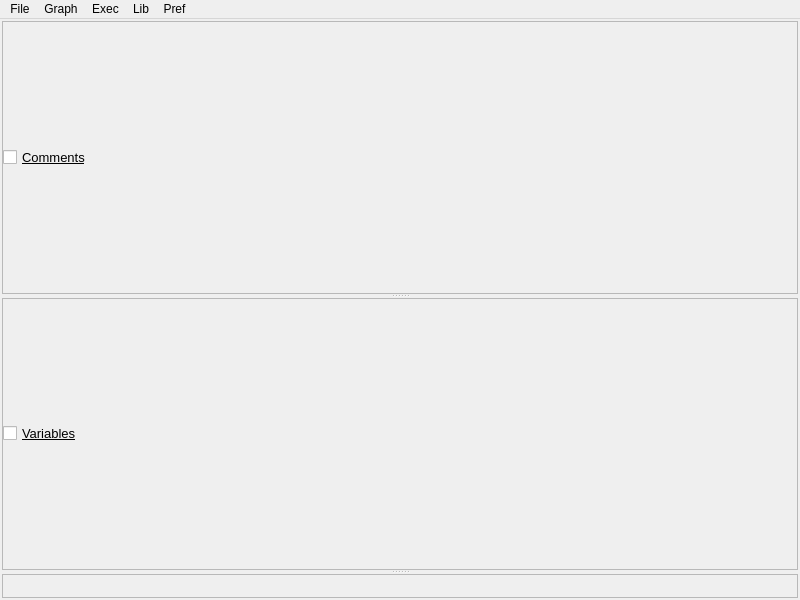
<?xml version="1.0" encoding="UTF-8"?>
<ui version="4.0">
 <class>mwGrapher</class>
 <widget class="QMainWindow" name="mwGrapher">
  <property name="geometry">
   <rect>
    <x>0</x>
    <y>0</y>
    <width>800</width>
    <height>600</height>
   </rect>
  </property>
  <property name="windowTitle">
   <string>Grapher</string>
  </property>
  <widget class="QWidget" name="centralwidget">
   <layout class="QGridLayout" name="glGrapher">
    <property name="margin">
     <number>2</number>
    </property>
    <property name="spacing">
     <number>2</number>
    </property>
    <item row="0" column="0">
     <widget class="QSplitter" name="splitter">
      <property name="frameShape">
       <enum>QFrame::NoFrame</enum>
      </property>
      <property name="midLineWidth">
       <number>0</number>
      </property>
      <property name="orientation">
       <enum>Qt::Vertical</enum>
      </property>
      <widget class="QFrame" name="vfComment">
       <property name="frameShape">
        <enum>QFrame::StyledPanel</enum>
       </property>
       <layout class="QVBoxLayout" name="vlComment">
        <property name="spacing">
         <number>0</number>
        </property>
        <property name="margin">
         <number>0</number>
        </property>
        <item>
         <widget class="QCheckBox" name="cbComment">
          <property name="font">
           <font>
            <pointsize>10</pointsize>
            <underline>true</underline>
           </font>
          </property>
          <property name="text">
           <string>Comments</string>
          </property>
         </widget>
        </item>
       </layout>
      </widget>
      <widget class="QFrame" name="vfVariables">
       <property name="frameShape">
        <enum>QFrame::StyledPanel</enum>
       </property>
       <layout class="QVBoxLayout" name="vlVariables">
        <property name="spacing">
         <number>0</number>
        </property>
        <property name="margin">
         <number>0</number>
        </property>
        <item>
         <widget class="QCheckBox" name="cbVariables">
          <property name="font">
           <font>
            <pointsize>10</pointsize>
            <underline>true</underline>
           </font>
          </property>
          <property name="text">
           <string>Variables</string>
          </property>
         </widget>
        </item>
       </layout>
      </widget>
      <widget class="QFrame" name="vfGraph">
       <property name="frameShape">
        <enum>QFrame::StyledPanel</enum>
       </property>
       <layout class="QVBoxLayout" name="vlGraph">
        <property name="spacing">
         <number>0</number>
        </property>
        <property name="margin">
         <number>0</number>
        </property>
       </layout>
      </widget>
     </widget>
    </item>
   </layout>
  </widget>
  <widget class="QMenuBar" name="menubar">
   <property name="geometry">
    <rect>
     <x>0</x>
     <y>0</y>
     <width>800</width>
     <height>21</height>
    </rect>
   </property>
   <widget class="QMenu" name="mFile">
    <property name="title">
     <string>File</string>
    </property>
    <addaction name="miLoad"/>
    <addaction name="separator"/>
    <addaction name="miSave"/>
    <addaction name="miSaveAs"/>
   </widget>
   <widget class="QMenu" name="mGraph">
    <property name="title">
     <string>Graph</string>
    </property>
    <addaction name="miNewNode"/>
    <addaction name="miRenameNode"/>
    <addaction name="miDeleteNode"/>
    <addaction name="separator"/>
    <addaction name="miCopyNodes"/>
    <addaction name="miCopyBranch"/>
    <addaction name="miCutNodes"/>
    <addaction name="miCutBranch"/>
    <addaction name="miPasteNodes"/>
    <addaction name="separator"/>
    <addaction name="miMoveUp"/>
    <addaction name="miMoveDown"/>
   </widget>
   <widget class="QMenu" name="mLib">
    <property name="title">
     <string>Lib</string>
    </property>
   </widget>
   <widget class="QMenu" name="mPref">
    <property name="title">
     <string>Pref</string>
    </property>
   </widget>
   <widget class="QMenu" name="mExec">
    <property name="title">
     <string>Exec</string>
    </property>
   </widget>
   <addaction name="mFile"/>
   <addaction name="mGraph"/>
   <addaction name="mExec"/>
   <addaction name="mLib"/>
   <addaction name="mPref"/>
  </widget>
  <action name="miNewNode">
   <property name="text">
    <string>New Node</string>
   </property>
  </action>
  <action name="miRenameNode">
   <property name="text">
    <string>Rename Node</string>
   </property>
  </action>
  <action name="miDeleteNode">
   <property name="text">
    <string>Delete Nodes</string>
   </property>
  </action>
  <action name="miCopyNodes">
   <property name="text">
    <string>Copy Nodes</string>
   </property>
  </action>
  <action name="miCopyBranch">
   <property name="text">
    <string>Copy Branch</string>
   </property>
  </action>
  <action name="miCutNodes">
   <property name="text">
    <string>Cut Nodes</string>
   </property>
  </action>
  <action name="miCutBranch">
   <property name="text">
    <string>Cut Branch</string>
   </property>
  </action>
  <action name="miPasteNodes">
   <property name="text">
    <string>Paste Nodes</string>
   </property>
  </action>
  <action name="miMoveUp">
   <property name="text">
    <string>Move Up</string>
   </property>
  </action>
  <action name="miMoveDown">
   <property name="text">
    <string>Move Down</string>
   </property>
  </action>
  <action name="miSaveAs">
   <property name="text">
    <string>Save As</string>
   </property>
  </action>
  <action name="miSave">
   <property name="text">
    <string>Save</string>
   </property>
  </action>
  <action name="miLoad">
   <property name="text">
    <string>Load</string>
   </property>
  </action>
 </widget>
 <resources/>
 <connections/>
</ui>
